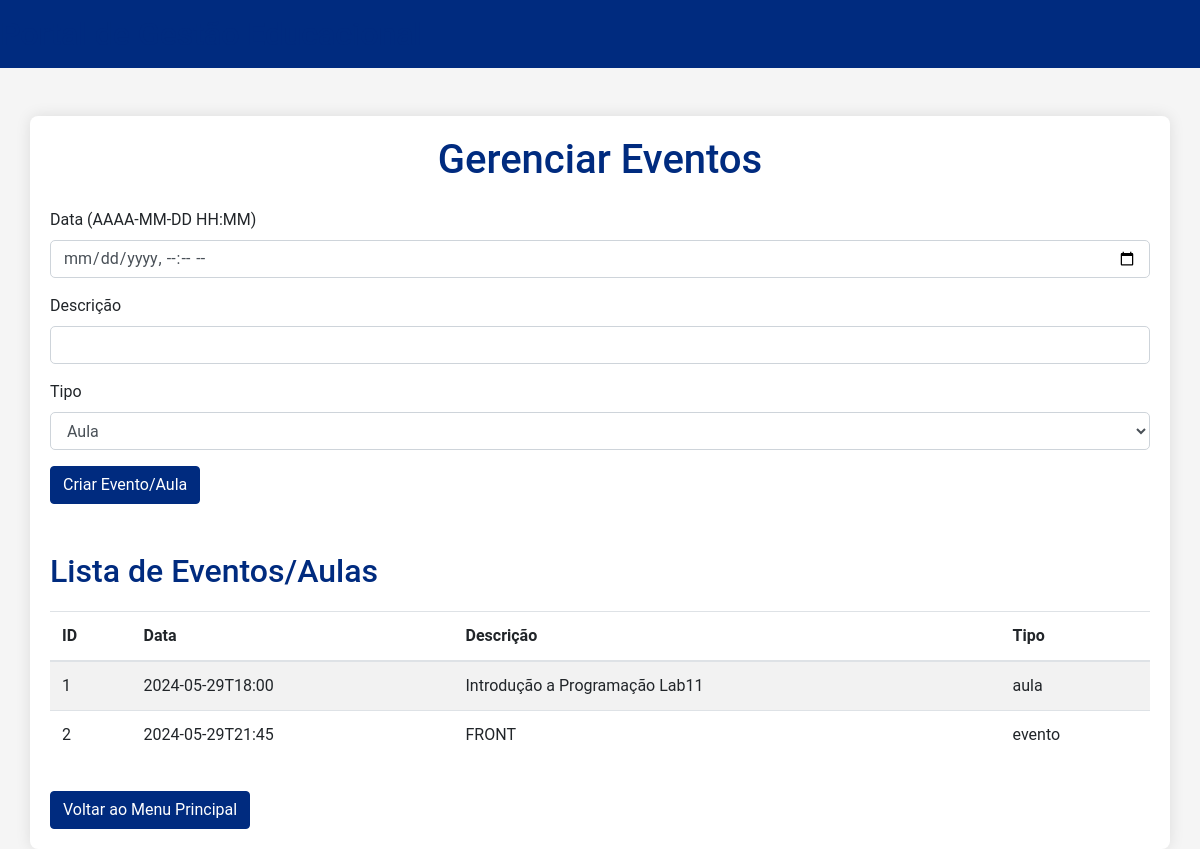
/eventos, run on the app's committed database.
### tables this page shows
CREATE TABLE eventos (
                    id INTEGER PRIMARY KEY AUTOINCREMENT,
                    data TEXT NOT NULL,
                    descricao TEXT,
                    tipo TEXT CHECK(tipo IN ('aula', 'evento')) NOT NULL
                );

### app.py (the view, shortened to what this page needs)
@app.route('/eventos', methods=['GET', 'POST'])
def eventos():
    conn = get_db_connection()
    eventos = conn.execute('SELECT * FROM eventos').fetchall()
    conn.close()
    return render_template('eventos.html', eventos=eventos)

### app.py (called while the page is built)
def get_db_connection():
    conn = sqlite3.connect('educational.db')
    conn.row_factory = sqlite3.Row
    return conn

### templates/eventos.html (shortened to what this page needs)
<!DOCTYPE html>
<html lang="pt-BR">
<head>
    <link href="https://stackpath.bootstrapcdn.com/bootstrap/4.5.2/css/bootstrap.min.css" rel="stylesheet">
    <link rel="stylesheet" href="{{ url_for('static', filename='styles.css') }}">
</head>
<body>
    <div class="navbar">
        <h1>Portal de Gestão Educacional</h1>
    </div>
    <div class="container mt-5">
        <h1 class="text-center mb-4">Gerenciar Eventos</h1>
        <form method="post">
            <div class="form-group">
                <label for="data">Data (AAAA-MM-DD HH:MM)</label>
                <input type="datetime-local" class="form-control" id="data" name="data" required>
            </div>
            <div class="form-group">
                <label for="descricao">Descrição</label>
                <input type="text" class="form-control" id="descricao" name="descricao" required>
            </div>
            <div class="form-group">
                <label for="tipo">Tipo</label>
                <select class="form-control" id="tipo" name="tipo">
                    <option value="aula">Aula</option>
                </select>
            </div>
            <button type="submit" class="btn btn-success">Criar Evento/Aula</button>
        </form>
        <h2 class="mt-5">Lista de Eventos/Aulas</h2>
        <table class="table table-striped">
            <thead>
                <tr>
                    <th>ID</th>
                    <th>Data</th>
                    <th>Descrição</th>
                    <th>Tipo</th>
                </tr>
            </thead>
            <tbody>
                {% for evento in eventos %}
                <tr>
                    <td>{{ evento.id }}</td>
                    <td>{{ evento.data }}</td>
                    <td>{{ evento.descricao }}</td>
                    <td>{{ evento.tipo }}</td>
                </tr>
                {% endfor %}
            </tbody>
        </table>
        <a href="/" class="btn btn-primary mt-3">Voltar ao Menu Principal</a>
    </div>
</body>
</html>

### static/styles.css (style rules this page uses)
body { font-family: 'Roboto', sans-serif; background-color: #f5f5f5; margin: 0; padding: 0; }
.navbar { background-color: #002b7f; color: white; padding: 15px 0; text-align: center; }
.navbar h1 { margin: 0; font-size: 2em; }
.container { margin-top: 30px; padding: 20px; background-color: white; box-shadow: 0 0 15px rgba(0, 0, 0, 0.1); border-radius: 8px; }
h1, h2 { color: #002b7f; margin-bottom: 20px; }
.btn-primary, .btn-success { background-color: #002b7f; border-color: #002b7f; }
.table { width: 100%; margin-bottom: 1rem; color: #212529; }
.table th, .table td { padding: 0.75rem; vertical-align: top; border-top: 1px solid #dee2e6; }
.table-striped tbody tr:nth-of-type(odd) { background-color: rgba(0, 0, 0, 0.05); }
.form-control { margin-bottom: 15px; border-radius: 5px; }

### data on the page
eventos: id "1", data "2024-05-29T18:00", descricao "Introdução a Programação Lab11", tipo "aula"
eventos: id "2", data "2024-05-29T21:45", descricao "FRONT", tipo "evento"
